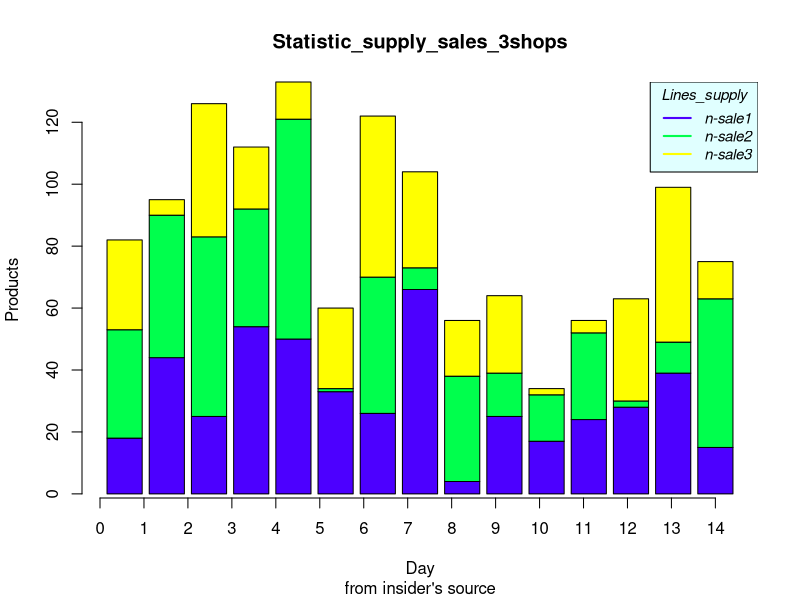

Write the R code that produced this figure.
# № 1

generate.supply <- function(n=30, min=20, max=100){
  return (sample(x = min:max, size = n, replace=TRUE))
}
# № 2
# plot(generate.supply(),
#      fg = "yellow",
#      col="blue",
#      cex=2,
#      pch=23,
#      bg="grey",
#      type="b",
#      lwd=2,
#      main="Supply_graph_1",
#      xlab = "Days",
#      ylab = "Products"
#      sub = "from official source")

# plot(generate.supply(),
#      fg = "pink",
#      col="green",
#      pch=8,
#      type="h",
#      lwd=5,
#      main="Supply_graph_2",
#      xlab = "Days",
#      ylab = "Products",
#      sub = "from official source")

# № 3

# shop1 <- generate.supply(n=20)
# shop2 <- generate.supply(n=20)

# plot(shop1,
#      fg = "pink",
#      col="red",
#      pch=8,
#      type="b",
#      lwd=2,
#      main="Supply_graph_2shops",
#      xlab = "Days",
#      ylab = "Products",
#      sub = "from official source")
#
# lines(shop2, pch=17, col="forestgreen", type="b", lwd=2, cex=1.5)
#
# legend(1, 95, legend=c("shop1", "shop2"),
#        col=c("red", "forestgreen"), lty=1:1, cex=0.8,
#        title="Lines_supply", text.font=4, bg='lightblue')

# shop1 <- generate.supply(n=20)
# shop2 <- generate.supply(n=20)

# plot(shop1,
#      fg = "black",
#      col="blue",
#      type="S",
#      lwd=2,
#      main="Supply_graph_2shops",
#      xlab = "Days",
#      ylab = "Products",
#      sub = "from official source")
#
# lines(shop2, col="grey", type="S", lwd=2)
#
# legend("top", legend=c("shop1", "shop2"),
#        col=c("blue", "grey"), lty=1:1, cex=0.8,
#        title="Lines_supply", text.font=4, bg='lightblue')

# № 4
# shop1 <- generate.supply(n=10)
# shop2 <- generate.supply(n=10)
# shop3 <- generate.supply(n=10)
# shop4 <- generate.supply(n=10)
# shop5 <- generate.supply(n=10)
#
# plot(shop1,
#      fg = "black",
#      col="yellow",
#      type="b",
#      lwd=2,
#      pch=15,
#      main="Supply_graph_5shops",
#      xlab = "Days",
#      ylab = "Products",
#      sub = "from official source")
#
# lines(shop2,
#       col="red",
#       type="b",
#       pch="*",
#       lwd=1.5)
#
# lines(shop3,
#       col="blue2",
#       type="b",
#       pch="$",
#       lwd=1.5)
#
# lines(shop4,
#       col="forestgreen",
#       type="b",
#       pch=23,
#       lwd=1.5)
#
# lines(shop5,
#       col="purple",
#       type="b",
#       lwd=1.5)
#
# legend("topright", legend=c("shop1", "shop2", "shop3", "shop4", "shop5"),
#        col=c("yellow", "red", "blue2", "forestgreen", "purple"), lty=1, cex=0.7,
#        title="Lines_supply", text.font=3, bg='lightgrey')



# shop1 <- generate.supply(n=10)
# shop2 <- generate.supply(n=10)
# shop3 <- generate.supply(n=10)
# shop4 <- generate.supply(n=10)
# shop5 <- generate.supply(n=10)
#
# plot(shop1,
#      fg = "red",
#      col="orange",
#      type="b",
#      lwd=2,
#      pch=15,
#      main="Supply_graph_5shops",
#      xlab = "Days",
#      ylab = "Products",
#      sub = "from official source")
#
# lines(shop2,
#       col="brown",
#       type="b",
#       pch="O",
#       lwd=1.5)
#
# lines(shop3,
#       col="blue2",
#       type="b",
#       pch="$",
#       lwd=1.5)
#
# lines(shop4,
#       col="green3",
#       type="b",
#       pch=22,
#       lwd=1.5)
#
# lines(shop5,
#       col="purple",
#       type="b",
#       lwd=1.5)
#
# legend("topright", legend=c("shop1", "shop2", "shop3", "shop4", "shop5"),
#        col=c("orange", "brown", "blue2", "green3", "purple"), lty=1, cex=0.7,
#        title="Lines_supply", text.font=3, bg='lightblue')

# № 5

# plot(c(1:5),
#      c(sum(shop1),sum(shop2),sum(shop3),sum(shop4),sum(shop5)),
#      fg = "red",
#      col=c("orange", "brown", "blue2", "green3", "purple"),
#      type="h",
#      lwd=2,
#      pch=15,
#      main="Supply_graph_sum_5shops",
#      xlab = "Shops",
#      ylab = "Products",
#      sub = "from insider's source")
#
# legend("topright", legend=c("shop1", "shop2", "shop3", "shop4", "shop5"),
#        col=c("orange", "brown", "blue2", "green3", "purple"), lty=1, cex=0.7,
#        title="Lines_supply", text.font=3, bg='lightblue')

# № 6
generate.sale <- function(sup){
  sale <- c()
  for (elem in sup){
    sale <- c(sale, sample(0:elem, size=1))
  }
  return (sale)
}

# № 7
# shop <- generate.supply(n=10, max=60, min=25)
# sale <- generate.sale(shop)
#
# plot(sale,
#      type = "h",
#      lwd = 7,
#      col = "red",
#      main="Supply_graph_sum_5shops",
#      xlab = "Day",
#      ylab = "Products",
#      sub = "from insider's source")
#
# lines(shop,
#       lwd = 4,
#       type = "h",
#       col = "green",)
#
# legend("topright", legend=c("sales", "supply"),
#        col=c("red", "green"), lty=1, cex=0.7,
#        title="Lines_supply", text.font=3, bg='lightblue')


# № 8
shop1 <- generate.supply(n=15, max=80, min=20)
sale1 <- generate.sale(shop1)
shop2 <- generate.supply(n=15, max=80, min=20)
sale2 <- generate.sale(shop2)
shop3 <- generate.supply(n=15, max=80, min=20)
sale3 <- generate.sale(shop3)
#
# plot(sale1,
#      type = "b",
#      lwd = 2,
#      col = "green",
#      main="Statistic_supply_sales_3shops",
#      xlab = "Day",
#      ylab = "Products",
#      sub = "from insider's source")
#
# lines(shop1,
#       lwd = 2,
#       type = "b",
#       col = "lightgreen",)
#
# lines(sale2,
#       lwd = 2,
#       type = "b",
#       col = "red",)
# lines(shop2,
#       lwd = 2,
#       type = "b",
#       col = "pink",)
#
# lines(sale3,
#       lwd = 2,
#       type = "b",
#       col = "blue",)
#
# lines(shop3,
#       lwd = 2,
#       type = "b",
#       col = "lightblue",)
#
# legend("topright", legend=c("sale1", "supply1", "sale2", "supply2", "sale3", "supply3"),
#        col=c("green", "lightgreen", "red", "pink", "blue", "lightblue"), lty=1, cex=0.7, lwd = 2,
#        title="Lines_supply", text.font=3, bg='lightcyan')

# № 9
means <- cbind(shop1-sale1, shop2-sale2, shop3-sale3)
means
barplot(t(means), beside = FALSE,
        col = topo.colors(3),
        main="Statistic_supply_sales_3shops",
        xlab = "Day",
        ylab = "Products",
        sub = "from insider's source",
        width = 0.8)

axis(side=1, at=c(0:14))

legend("topright", legend=c("n-sale1", "n-sale2", "n-sale3"),
       col= topo.colors(3), lty=1, cex=0.9, lwd = 2,
       title="Lines_supply", text.font=3, bg='lightcyan')
